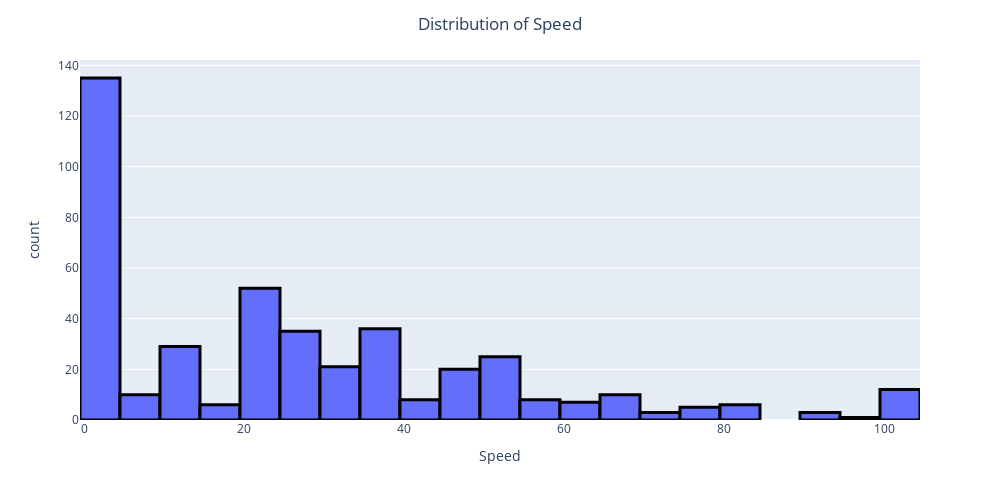

The notebook cell saved with this chart:
### Code cell
fig = px.histogram(good_alignment, x='Speed', labels={'value': 'speed'})
fig.update_layout(width=1000, height=500, title='Distribution of Speed', title_x=0.5, showlegend=False)
fig.update_traces(marker_line_color='black', marker_line_width=3)
fig.show()

### Figure 1 — Plotly figure (JSON) as saved in the notebook; plotly's stock layout.template omitted (floating-point values rounded to 4 significant figures; data arrays with more than 128 entries replaced by an {"elided": "..."} marker saying what was removed)
{"data": [{"alignmentgroup": "True", "bingroup": "x", "hovertemplate": "Speed=%{x}<br>count=%{y}<extra></extra>", "legendgroup": "", "marker": {"color": "#636efa", "line": {"color": "black", "width": 3}, "pattern": {"shape": ""}}, "name": "", "offsetgroup": "", "orientation": "v", "showlegend": false, "type": "histogram", "x": {"elided": "432 int values"}, "xaxis": "x", "yaxis": "y"}], "layout": {"barmode": "relative", "height": 500, "legend": {"tracegroupgap": 0}, "margin": {"t": 60}, "showlegend": false, "title": {"text": "Distribution of Speed", "x": 0.5}, "width": 1000, "xaxis": {"anchor": "y", "domain": [0, 1], "title": {"text": "Speed"}}, "yaxis": {"anchor": "x", "domain": [0, 1], "title": {"text": "count"}}}}
